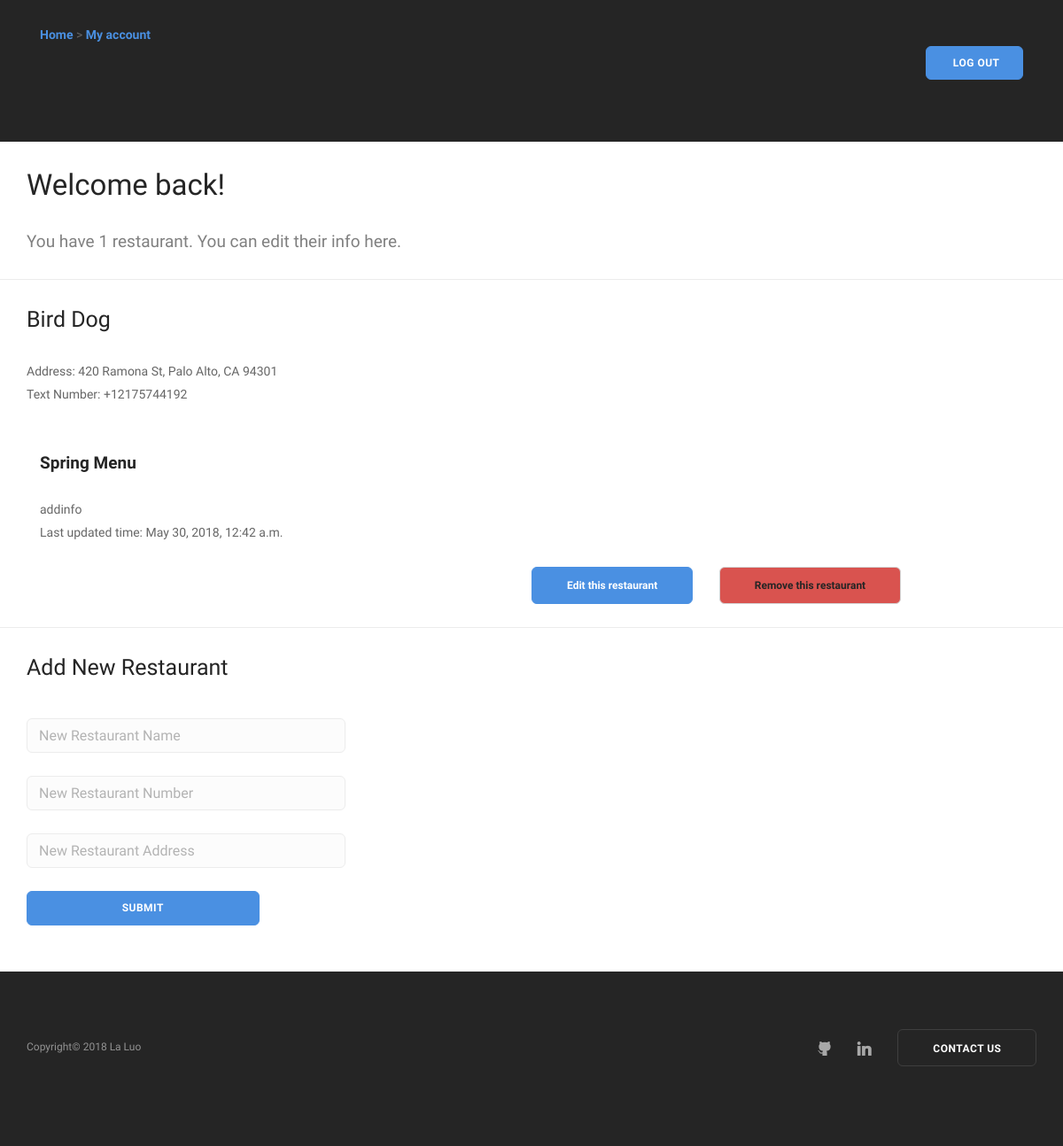
Before: /account/ (signed in) with the older database file.
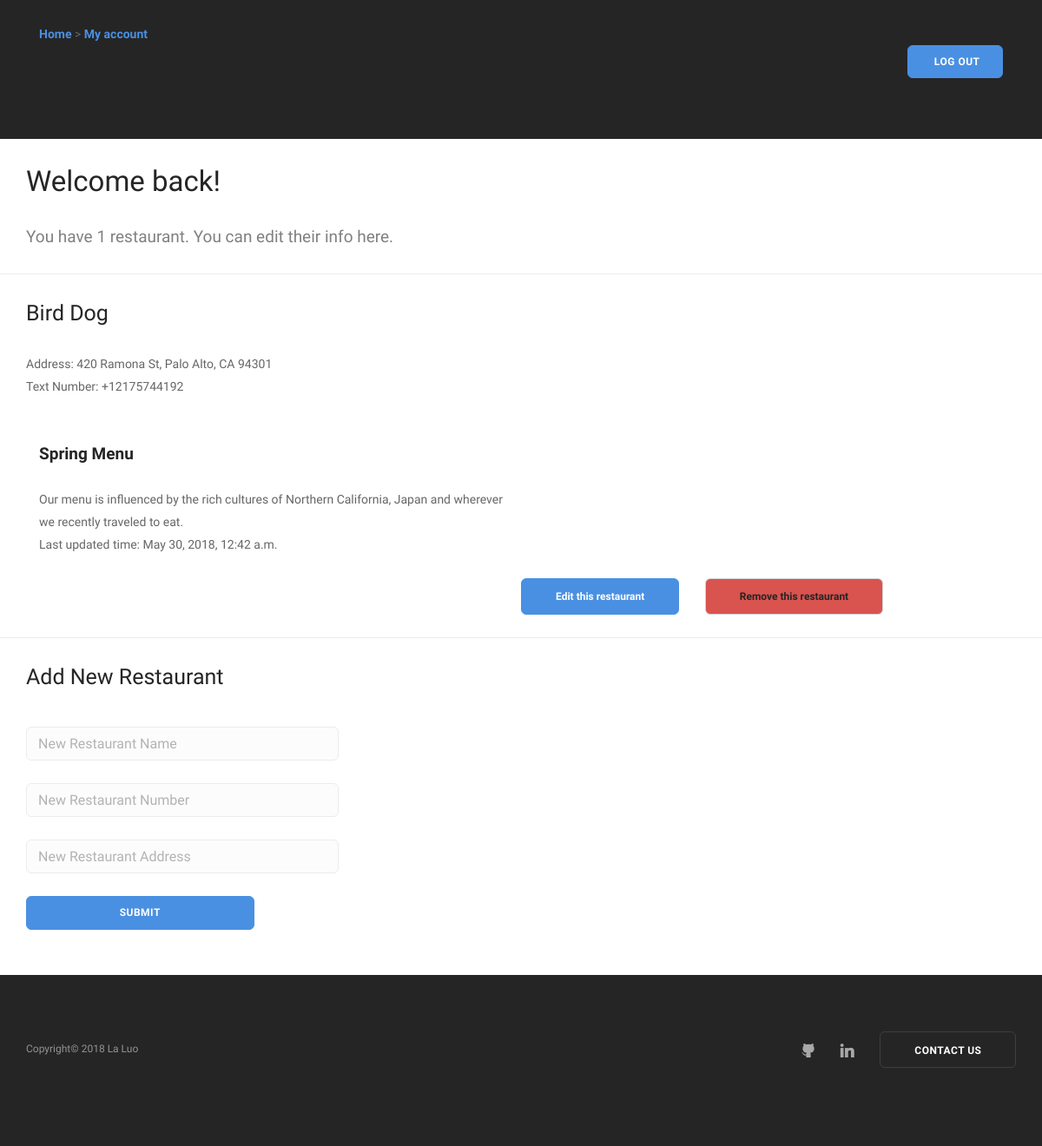
After: the same page with the newer database file.
### canteen/models.py (models this page shows, shortened)
class Menu(models.Model):
    id = models.IntegerField(primary_key=True)
    name = models.CharField(max_length=30)
    info = models.CharField(max_length = 200, null=True)
    last_updated = models.DateTimeField(auto_now_add=True)
    restaurant = models.ForeignKey(Canteen, null=True)
    dishtype_list = models.CharField(max_length=200, default='["food","drinks"]')

### canteen/views.py (the view, shortened to what this page needs)
# urls.py: url(r'^account/$', views.account, name='account'),
def account(request):
    current_user = request.user
    user_id = current_user.id
    name = current_user.username
    user = User.objects.get(id= user_id)
    restaurant_list = Canteen.objects.filter(manager = user)
    for each in restaurant_list:
        if len(each.get_menu) == 0:
            newmenu = Menu(name = 'addnewname', info='addinfo', restaurant = each)
            newmenu.save()
    num = restaurant_list.count()
    data = {'restaurant_list': restaurant_list}
    return render(request, 'registration/myAccount.html', data)

### canteen/models.py (called while the page is built)
    @property
    def get_menu(self):
        menu_list = Menu.objects.filter(restaurant = self)
        return menu_list

### canteen/templates/registration/myAccount.html (shortened to what the changed rows need)
<!DOCTYPE html>
<html>
<head>
         {% load static %}
        <link href="{% static 'canteen/css/bootstrap.css' %}" rel="stylesheet" type="text/css" media="all" />
        <link href="{% static 'canteen/css/stack-interface.css' %}" rel="stylesheet" type="text/css" media="all" />
        <link href="{% static 'canteen/css/socicon.css' %}" rel="stylesheet" type="text/css" media="all" />
        <link href="{% static 'canteen/css/lightbox.min.css' %}" rel="stylesheet" type="text/css" media="all" />
        <link href="{% static 'canteen/css/flickity.css' %}" rel="stylesheet" type="text/css" media="all" />
        <link href="{% static 'canteen/css/iconsmind.css' %}" rel="stylesheet" type="text/css" media="all" />
        <link href="{% static 'canteen/css/jquery.steps.css' %}" rel="stylesheet" type="text/css" media="all" />
        <link href="{% static 'canteen/css/theme.css' %}" rel="stylesheet" type="text/css" media="all" />
        <link href="{% static 'canteen/css/custom.css' %}" rel="stylesheet" type="text/css" media="all" />
</head>
<body>
            {% if restaurant_list %}
            {% for each in restaurant_list %}
                <div class="container">
                  <p>
                      <span class="h3"><strong>{{ each.name }} </strong> </span>
                      Address: {{ each.address }}
                      <br>
                      Text Number: {{ each.phone_number }}
                      <br>
                  </p>
                    <br>
                        {% for each_menu in each.get_menu %}
                        <div class="col-sm-6">
                                <span class="h4">
                                    <strong>{{ each_menu.name }}</strong>
                                </span>
                                <ul>
                                    <li>
                                        <span>{{ each_menu.info }}</span>
                                    </li>
                                      <li>
                                        <span>Last updated time: {{ each_menu.last_updated }}</span>
                                    </li>
                                </ul>
                        </div>
                        {% endfor %}
                </div>
                <br>
                <div class = "container">
                    <div class = "row">
                            <div class="col-xs-6"></div>
                            <a class="btn btn--primary" href="{% url "edit_res_view" each.id %}">
                                <span class="btn__text">
                                    Edit this restaurant
                                </span>
                            </a>
                            <a class="btn btn-danger" href="{% url "delete_res" each.id %}">
                                <span class="btn__text">
                                    Remove this restaurant
                                </span>
                            </a>
                    </div>
                </div>
                <hr>
            {% endfor %}
            {% endif %}
            <br>
            <br>
</body>
</html>

Changed rows visible on the page:
changed Menu "Spring Menu": info "addinfo" → "Our menu is influenced by the rich cultures of Northern California, Japan and wherever we recently traveled to eat."
